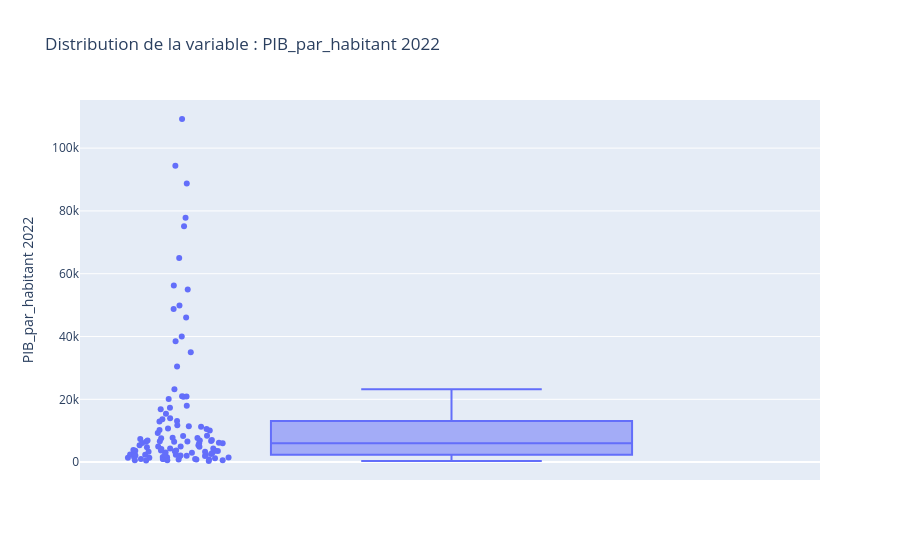
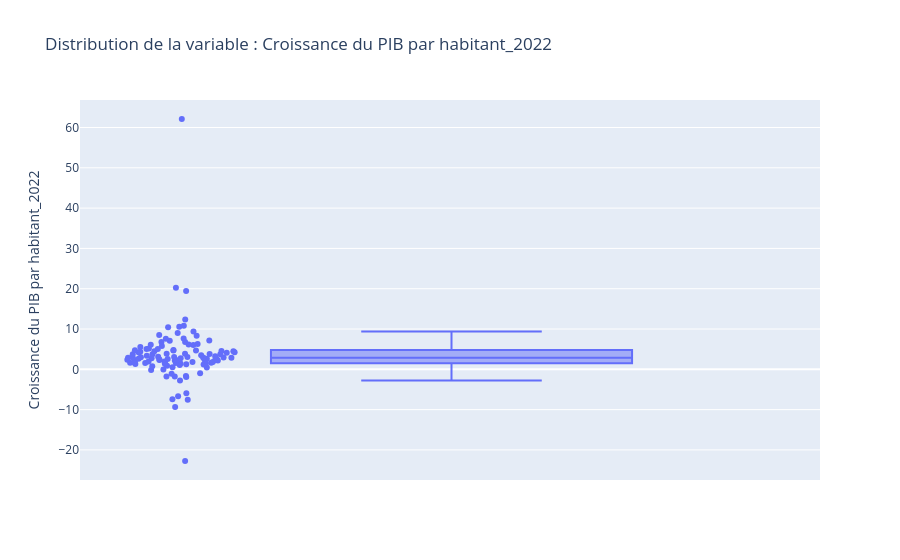
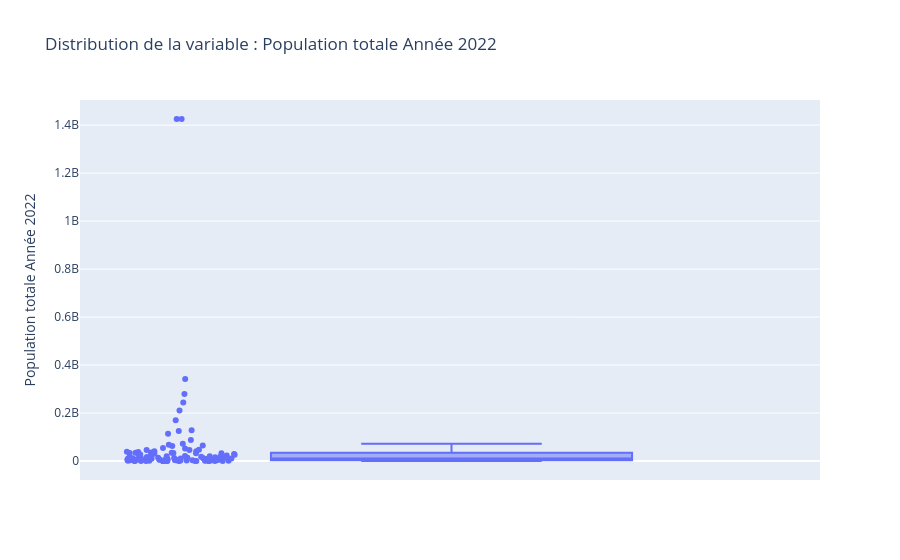
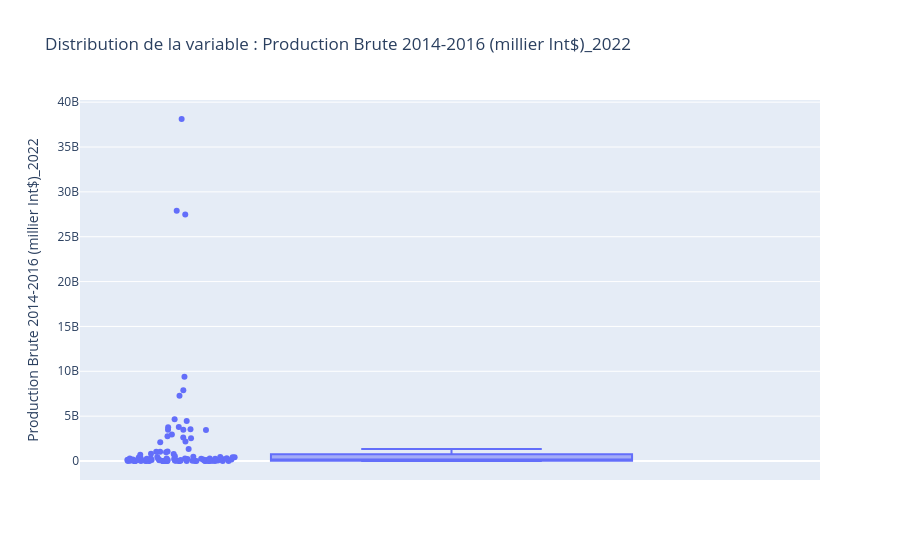

Notebook code for these charts, in order:
### Code cell
# Liste des variables pour lesquelles nous voulons un Box Plot
variables_a_visualiser = [
    'PIB_par_habitant 2022',
    'Croissance du PIB par habitant_2022',
    'Population totale Année 2022',
    'Production Brute 2014-2016 (millier Int$)_2022',
    'Inflation_prix à la consommation (pourcentage_annuel)',
    'Dépendance_import_2022',
    'Disponibilite_Totale_Volailles_Mt','Ratio_Conso_Volaille_2022','Déficit_Poulet_2022_Mt']


for var in variables_a_visualiser:
    # Création des BoxPlots
    fig = px.box(
        df_final_clean,
        y=var,
        points="all", # Affiche tous les points, y compris les outliers
        hover_data=["Country Code"],
        title=f"Distribution de la variable : {var}",
    )
    
    # Mise à jour de la mise en page
    fig.update_layout(
        yaxis_title=var,
        # Optionnel: Ajout d'une ligne de référence pour l'Inflation à 0%
        shapes=[] 
    )

    # Ajout de la ligne de référence à 0% uniquement pour l'inflation
    if var == 'Inflation_prix à la consommation (% annuel)':
        fig.add_shape(
            type='line',
            xref='paper', yref='y',
            x0=0, y0=0, x1=1, y1=0,
            line=dict(color='Red', width=2, dash='dash'),
        )
        
    fig.show()

### Figure 1 — Plotly figure (JSON) as saved in the notebook; plotly's stock layout.template omitted (floating-point values rounded to 4 significant figures)
{"data": [{"alignmentgroup": "True", "boxpoints": "all", "customdata": [["AFG"], ["AGO"], ["ALB"], ["ARE"], ["ARG"], ["ARM"], ["ATG"], ["AUS"], ["AZE"], ["BGD"], ["BHR"], ["BHS"], ["BIH"], ["BLZ"], ["BOL"], ["BRA"], ["BTN"], ["BWA"], ["CAN"], ["CHE"], ["CHL"], ["CHN"], ["CMR"], ["COL"], ["CRI"], ["DOM"], ["DZA"], ["ECU"], ["ETH"], ["FJI"], ["GAB"], ["GBR"], ["GEO"], ["GHA"], ["GIN"], ["GMB"], ["GNB"], ["GRD"], ["GTM"], ["GUY"], ["HND"], ["HTI"], ["IDN"], ["IND"], ["ISL"], ["ISR"], ["JAM"], ["JOR"], ["KAZ"], ["KEN"], ["KHM"], ["KIR"], ["KNA"], ["KWT"], ["LBN"], ["LBY"], ["LCA"], ["LKA"], ["LSO"], ["MAR"], ["MDG"], ["MEX"], ["MKD"], ["MNG"], ["MOZ"], ["MRT"], ["MUS"], ["MWI"], ["MYS"], ["NAM"], ["NER"], ["NIC"], ["NOR"], ["NPL"], ["NZL"], ["OMN"], ["PAK"], ["PAN"], ["PER"], ["PHL"], ["PNG"], ["PRY"], ["QAT"], ["RWA"], ["SAU"], ["SEN"], ["SLB"], ["SLE"], ["STP"], ["SUR"], ["SYC"], ["THA"], ["TON"], ["TTO"], ["TUN"], ["TUR"], ["TZA"], ["UGA"], ["UKR"], ["URY"], ["USA"], ["UZB"], ["VUT"], ["WSM"], ["ZAF"], ["ZMB"], ["ZWE"]], "hovertemplate": "PIB_par_habitant 2022=%{y}<br>Country Code=%{customdata[0]}<extra></extra>", "legendgroup": "", "marker": {"color": "#636efa"}, "name": "", "notched": false, "offsetgroup": "", "orientation": "v", "showlegend": false, "type": "box", "x0": " ", "xaxis": "x", "y": [357.3, 2930.0, 6846.0, 49900.0, 13940.0, 6572.0, 20110.0, 65000.0, 7771.0, 2716.0, 30470.0, 34960.0, 7656.0, 7068.0, 3644.0, 9281.0, 3711.0, 8329.0, 56260.0, 94390.0, 15410.0, 12970.0, 1605.0, 6680.0, 13630.0, 10100.0, 4962.0, 6516.0, 1011.0, 5405.0, 8409.0, 46060.0, 6730.0, 2230.0, 1417.0, 836.2, 873.4, 10540.0, 5359.0, 17910.0, 3003.0, 1761.0, 4731.0, 2347.0, 75120.0, 54950.0, 6022.0, 4332.0, 11260.0, 2110.0, 2325.0, 2070.0, 20990.0, 39980.0, 3654.0, 5987.0, 13100.0, 3343.0, 1030.0, 3455.0, 503.5, 11400.0, 7606.0, 4994.0, 578.3, 1960.0, 10220.0, 604.3, 11750.0, 4350.0, 609.7, 2323.0, 109300.0, 1386.0, 48760.0, 23220.0, 1538.0, 17330.0, 7351.0, 3548.0, 3102.0, 6206.0, 88700.0, 975.5, 38510.0, 1574.0, 2005.0, 860.8, 2390.0, 6084.0, 16840.0, 6909.0, 4933.0, 20870.0, 3709.0, 10670.0, 1208.0, 963.1, 4200.0, 20820.0, 77860.0, 2579.0, 3292.0, 3869.0, 6523.0, 1447.0, 2041.0], "y0": " ", "yaxis": "y"}], "layout": {"autosize": true, "boxmode": "group", "legend": {"tracegroupgap": 0}, "title": {"text": "Distribution de la variable : PIB_par_habitant 2022"}, "xaxis": {"anchor": "y", "autorange": true, "domain": [0, 1], "range": [-0.5036, 0.5], "type": "category"}, "yaxis": {"anchor": "x", "autorange": true, "domain": [0, 1], "range": [-5693.0, 115300.0], "title": {"text": "PIB_par_habitant 2022"}, "type": "linear"}}}

### Figure 2 — Plotly figure (JSON) as saved in the notebook; plotly's stock layout.template omitted (floating-point values rounded to 4 significant figures)
{"data": [{"alignmentgroup": "True", "boxpoints": "all", "customdata": [["AFG"], ["AGO"], ["ALB"], ["ARE"], ["ARG"], ["ARM"], ["ATG"], ["AUS"], ["AZE"], ["BGD"], ["BHR"], ["BHS"], ["BIH"], ["BLZ"], ["BOL"], ["BRA"], ["BTN"], ["BWA"], ["CAN"], ["CHE"], ["CHL"], ["CHN"], ["CMR"], ["COL"], ["CRI"], ["DOM"], ["DZA"], ["ECU"], ["ETH"], ["FJI"], ["GAB"], ["GBR"], ["GEO"], ["GHA"], ["GIN"], ["GMB"], ["GNB"], ["GRD"], ["GTM"], ["GUY"], ["HND"], ["HTI"], ["IDN"], ["IND"], ["ISL"], ["ISR"], ["JAM"], ["JOR"], ["KAZ"], ["KEN"], ["KHM"], ["KIR"], ["KNA"], ["KWT"], ["LBN"], ["LBY"], ["LCA"], ["LKA"], ["LSO"], ["MAR"], ["MDG"], ["MEX"], ["MKD"], ["MNG"], ["MOZ"], ["MRT"], ["MUS"], ["MWI"], ["MYS"], ["NAM"], ["NER"], ["NIC"], ["NOR"], ["NPL"], ["NZL"], ["OMN"], ["PAK"], ["PAN"], ["PER"], ["PHL"], ["PNG"], ["PRY"], ["QAT"], ["RWA"], ["SAU"], ["SEN"], ["SLB"], ["SLE"], ["STP"], ["SUR"], ["SYC"], ["THA"], ["TON"], ["TTO"], ["TUN"], ["TUR"], ["TZA"], ["UGA"], ["UKR"], ["URY"], ["USA"], ["UZB"], ["VUT"], ["WSM"], ["ZAF"], ["ZMB"], ["ZWE"]], "hovertemplate": "Croissance du PIB par habitant_2022=%{y}<br>Country Code=%{customdata[0]}<extra></extra>", "legendgroup": "", "marker": {"color": "#636efa"}, "name": "", "notched": false, "offsetgroup": "", "orientation": "v", "showlegend": false, "type": "box", "x0": " ", "xaxis": "x", "y": [-7.577, -0.1436, 6.109, 2.176, 5.048, 12.34, 8.531, 2.924, 4.673, 6.008, 4.765, 10.55, 5.531, 7.642, 2.406, 2.646, 4.477, 3.824, 2.326, 2.192, 1.649, 3.148, 1.045, 6.188, 4.103, 4.233, 1.968, 5.028, 2.595, 19.44, 0.7475, 3.878, 10.84, 1.831, 1.423, 3.074, 3.244, 7.114, 2.73, 62.11, 2.412, -2.785, 4.524, 6.762, 6.274, 4.194, 5.167, 0.9156, 1.701, 2.863, 3.74, 2.89, 10.47, 1.437, -1.078, -9.377, 20.21, -7.454, 1.287, 0.4965, 1.603, 2.933, 3.062, 3.503, 1.333, 3.713, 9.021, -1.637, 7.566, 2.513, 8.32, 2.229, 2.323, 4.777, 3.379, 2.74, 2.963, 9.376, 1.828, 6.766, 3.736, -0.9543, -1.791, 5.818, 7.159, 1.319, -0.0197, 2.995, -1.754, 1.541, -6.677, 2.569, -1.893, 1.212, 2.074, 4.499, 1.543, 1.489, -22.75, 4.664, 1.924, 3.892, 2.774, -5.958, 0.4806, 2.343, 4.344], "y0": " ", "yaxis": "y"}], "layout": {"autosize": true, "boxmode": "group", "legend": {"tracegroupgap": 0}, "title": {"text": "Distribution de la variable : Croissance du PIB par habitant_2022"}, "xaxis": {"anchor": "y", "autorange": true, "domain": [0, 1], "range": [-0.5036, 0.5], "type": "category"}, "yaxis": {"anchor": "x", "autorange": true, "domain": [0, 1], "range": [-27.46, 66.83], "title": {"text": "Croissance du PIB par habitant_2022"}, "type": "linear"}}}

### Figure 3 — Plotly figure (JSON) as saved in the notebook; plotly's stock layout.template omitted (floating-point values rounded to 4 significant figures)
{"data": [{"alignmentgroup": "True", "boxpoints": "all", "customdata": [["AFG"], ["AGO"], ["ALB"], ["ARE"], ["ARG"], ["ARM"], ["ATG"], ["AUS"], ["AZE"], ["BGD"], ["BHR"], ["BHS"], ["BIH"], ["BLZ"], ["BOL"], ["BRA"], ["BTN"], ["BWA"], ["CAN"], ["CHE"], ["CHL"], ["CHN"], ["CMR"], ["COL"], ["CRI"], ["DOM"], ["DZA"], ["ECU"], ["ETH"], ["FJI"], ["GAB"], ["GBR"], ["GEO"], ["GHA"], ["GIN"], ["GMB"], ["GNB"], ["GRD"], ["GTM"], ["GUY"], ["HND"], ["HTI"], ["IDN"], ["IND"], ["ISL"], ["ISR"], ["JAM"], ["JOR"], ["KAZ"], ["KEN"], ["KHM"], ["KIR"], ["KNA"], ["KWT"], ["LBN"], ["LBY"], ["LCA"], ["LKA"], ["LSO"], ["MAR"], ["MDG"], ["MEX"], ["MKD"], ["MNG"], ["MOZ"], ["MRT"], ["MUS"], ["MWI"], ["MYS"], ["NAM"], ["NER"], ["NIC"], ["NOR"], ["NPL"], ["NZL"], ["OMN"], ["PAK"], ["PAN"], ["PER"], ["PHL"], ["PNG"], ["PRY"], ["QAT"], ["RWA"], ["SAU"], ["SEN"], ["SLB"], ["SLE"], ["STP"], ["SUR"], ["SYC"], ["THA"], ["TON"], ["TTO"], ["TUN"], ["TUR"], ["TZA"], ["UGA"], ["UKR"], ["URY"], ["USA"], ["UZB"], ["VUT"], ["WSM"], ["ZAF"], ["ZMB"], ["ZWE"]], "hovertemplate": "Population totale Année 2022=%{y}<br>Country Code=%{customdata[0]}<extra></extra>", "legendgroup": "", "marker": {"color": "#636efa"}, "name": "", "notched": false, "offsetgroup": "", "orientation": "v", "showlegend": false, "type": "box", "x0": " ", "xaxis": "x", "y": [40578842, 35635029, 2827608, 10242086, 45407904, 2880874, 92840, 26200984, 10295304, 169384897, 1533459, 397538, 3204802, 402733, 12077154, 210306415, 780914, 2439892, 38821259, 8792182, 19553036, 1425179569, 27632771, 51737944, 5081765, 11230734, 45477389, 17823897, 125384287, 919422, 2430747, 68179315, 3794784, 33149152, 14055137, 2636470, 2105529, 116913, 17847877, 821637, 10463872, 11503606, 278830529, 1425423212, 380356, 9103151, 2839144, 11256263, 20034609, 54252461, 17201724, 130469, 46709, 4589511, 5744489, 7223805, 178781, 22834965, 2286110, 37329064, 30437260, 128613117, 1840233, 3386015, 32656246, 4875637, 1276130, 20568728, 34695493, 2889662, 25311973, 6730654, 5456801, 29715436, 5131734, 4730226, 243700667, 4400773, 33480000.0, 113964339, 10203169, 6760464, 2892455, 13651030, 32175352, 17651103, 781066, 8277000.0, 226305, 623164, 125522, 71735329, 105042, 1495921, 12119334, 87058473, 64711821, 47312719, 41048766, 3390913, 341534045, 34938955, 313046, 215261, 62378410, 20152938, 16069056], "y0": " ", "yaxis": "y"}], "layout": {"autosize": true, "boxmode": "group", "legend": {"tracegroupgap": 0}, "title": {"text": "Distribution de la variable : Population totale Année 2022"}, "xaxis": {"anchor": "y", "autorange": true, "domain": [0, 1], "range": [-0.5036, 0.5], "type": "category"}, "yaxis": {"anchor": "x", "autorange": true, "domain": [0, 1], "range": [-79140000.0, 1505000000.0], "title": {"text": "Population totale Année 2022"}, "type": "linear"}}}

### Figure 4 — Plotly figure (JSON) as saved in the notebook; plotly's stock layout.template omitted (floating-point values rounded to 4 significant figures)
{"data": [{"alignmentgroup": "True", "boxpoints": "all", "customdata": [["AFG"], ["AGO"], ["ALB"], ["ARE"], ["ARG"], ["ARM"], ["ATG"], ["AUS"], ["AZE"], ["BGD"], ["BHR"], ["BHS"], ["BIH"], ["BLZ"], ["BOL"], ["BRA"], ["BTN"], ["BWA"], ["CAN"], ["CHE"], ["CHL"], ["CHN"], ["CMR"], ["COL"], ["CRI"], ["DOM"], ["DZA"], ["ECU"], ["ETH"], ["FJI"], ["GAB"], ["GBR"], ["GEO"], ["GHA"], ["GIN"], ["GMB"], ["GNB"], ["GRD"], ["GTM"], ["GUY"], ["HND"], ["HTI"], ["IDN"], ["IND"], ["ISL"], ["ISR"], ["JAM"], ["JOR"], ["KAZ"], ["KEN"], ["KHM"], ["KIR"], ["KNA"], ["KWT"], ["LBN"], ["LBY"], ["LCA"], ["LKA"], ["LSO"], ["MAR"], ["MDG"], ["MEX"], ["MKD"], ["MNG"], ["MOZ"], ["MRT"], ["MUS"], ["MWI"], ["MYS"], ["NAM"], ["NER"], ["NIC"], ["NOR"], ["NPL"], ["NZL"], ["OMN"], ["PAK"], ["PAN"], ["PER"], ["PHL"], ["PNG"], ["PRY"], ["QAT"], ["RWA"], ["SAU"], ["SEN"], ["SLB"], ["SLE"], ["STP"], ["SUR"], ["SYC"], ["THA"], ["TON"], ["TTO"], ["TUN"], ["TUR"], ["TZA"], ["UGA"], ["UKR"], ["URY"], ["USA"], ["UZB"], ["VUT"], ["WSM"], ["ZAF"], ["ZMB"], ["ZWE"]], "hovertemplate": "Production Brute 2014-2016 (millier Int$)_2022=%{y}<br>Country Code=%{customdata[0]}<extra></extra>", "legendgroup": "", "marker": {"color": "#636efa"}, "name": "", "notched": false, "offsetgroup": "", "orientation": "v", "showlegend": false, "type": "box", "x0": " ", "xaxis": "x", "y": [35436000, 109791000, 5610000, 77005000, 4456496000, 26726000, 170000, 2621130000, 248023000, 421975000, 16318000, 11659000, 60534000, 38838000, 1022045000, 27906541000, 331000, 2451000, 2542635000, 210423000, 1329257000, 27471177000, 242060000, 3497206000, 292511000, 695771000, 773723000, 976288000, 106833000, 79036000, 7976000, 3548400000, 46114000, 109838000, 25149000, 1999000, 6065000, 1282000, 797853000, 109125000, 444758000, 16871000, 7893004000, 9384840000, 17614000, 1060374000, 267984000, 483684000, 542771000, 171301000, 32351000, 1956000, 64000, 114993000, 213229000, 245684000, 2488000, 438058000, 2000, 1029192000, 102797000, 7261029000, 3466000, 703000, 278088000, 9353000, 106431000, 264049000, 2965551000, 20935000, 38551000, 237685000, 202927000, 393089000, 420406000, 12953000, 3798625000, 417489000, 3461838000, 2761684000, 12496000, 125378000, 48201000, 20890000, 2169888000, 272507000, 548000, 37342000, 1115000, 23099000, 2715000, 3472740000, 415000, 98172000, 293369000, 4645957000, 171585000, 173737000, 2080496000, 152516000, 38123130000, 285906000, 960000, 609000, 3748668000, 97038000, 226981000], "y0": " ", "yaxis": "y"}], "layout": {"autosize": true, "boxmode": "group", "legend": {"tracegroupgap": 0}, "title": {"text": "Distribution de la variable : Production Brute 2014-2016 (millier Int$)_2022"}, "xaxis": {"anchor": "y", "autorange": true, "domain": [0, 1], "range": [-0.5036, 0.5], "type": "category"}, "yaxis": {"anchor": "x", "autorange": true, "domain": [0, 1], "range": [-2118000000.0, 40240000000.0], "title": {"text": "Production Brute 2014-2016 (millier Int$)_2022"}, "type": "linear"}}}
